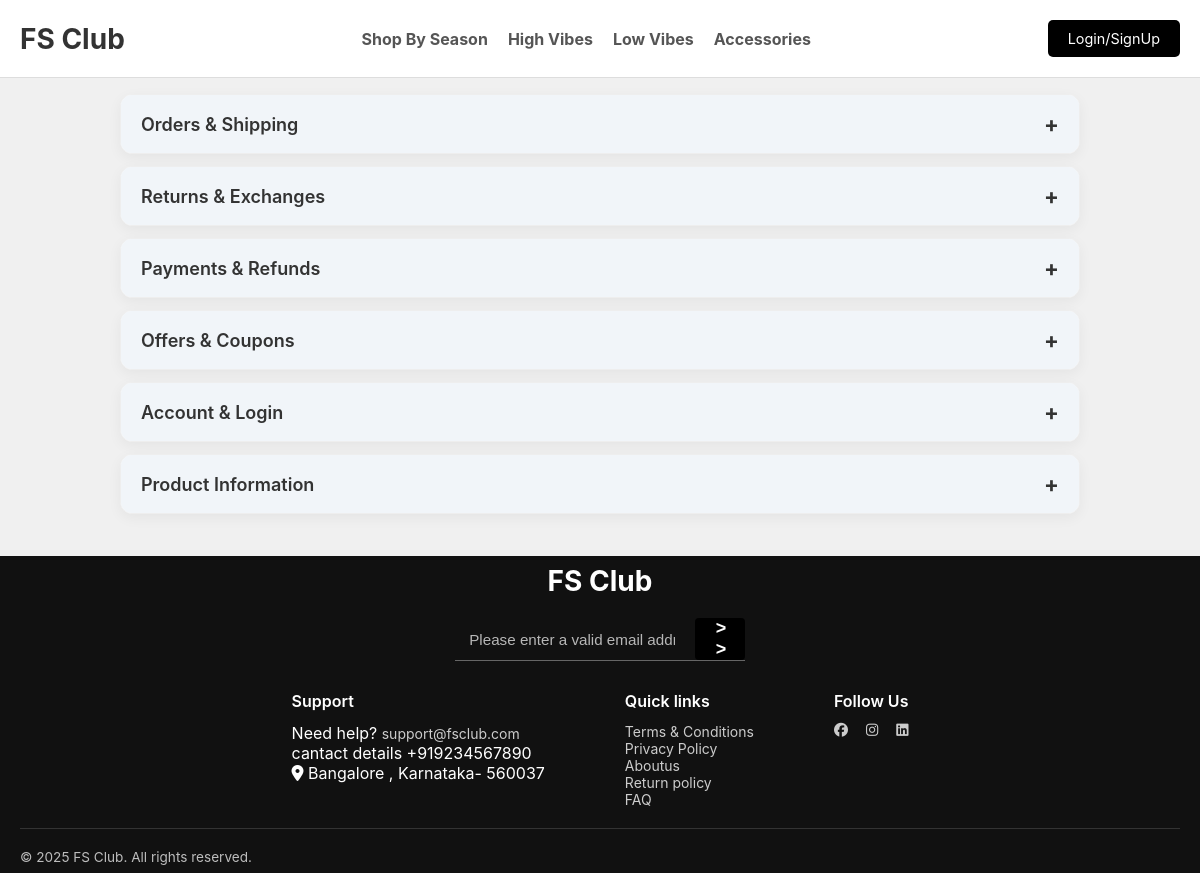
The page /faqs/ on the database its author committed.
### faqpage/models.py (models this page shows, shortened)
class FAQCategory(models.Model):
    title = models.CharField(max_length=200)
    class Meta:
        verbose_name = "FAQ Category"
        verbose_name_plural = "FAQ Categories"

### faqpage/views.py (the view)
# urls.py: path("faqs/", views.faq_page, name="faqs"),
def faq_page(request):
    categories = FAQCategory.objects.prefetch_related('faqs').all()
    return render(request, 'faqpage/faq.html', {'categories': categories})

### faqpage/templates/faqpage/faq.html (shortened to what this page needs)
{% extends 'landing/base.html' %}
{% block content %}
<h2 style="text-align:center; margin-bottom:25px; font-size:32px;">Help & FAQs</h2>
<div class="faq-wrapper">
    {% for category in categories %}
        <div class="category-block">
            <div class="category-item" data-cat="{{ category.id }}">
                {{ category.title }}
                <span class="cat-toggle">+</span>
            </div>
        </div>
    {% endfor %}
</div>
{% endblock %}

### landing/static/landing/css/style.css (style rules this page uses)
* { box-sizing: border-box; margin: 0; padding: 0; }
body { font-family: 'Inter', sans-serif; background-color: #f0f0f0; color: #333; min-height: 100vh; }

### faqpage/templates/faqpage/faq.html (style rules this page uses)
html, body { overflow-x: hidden !important; }
.faq-wrapper { width: 95%; max-width: 1000px; margin: auto; padding: 30px 20px; box-sizing: border-box; }
.category-block { background: #ffffff; border-radius: 12px; box-shadow: 0 4px 14px rgba(0,0,0,0.05); border: 1px solid #eee; margin-bottom: 12px; overflow: hidden; }
.category-item { padding: 16px 20px; font-size: 18px; font-weight: 600; cursor: pointer; color: #333; display: flex; justify-content: space-between; align-items: center; background: #f1f5f9; }
.cat-toggle { font-size: 22px; font-weight: bold; }

### rows shown on the page
FAQCategory: title "Orders & Shipping"
FAQCategory: title "Returns & Exchanges"
FAQCategory: title "Payments & Refunds"
FAQCategory: title "Offers & Coupons"
FAQCategory: title "Account & Login"
FAQCategory: title "Product Information"
